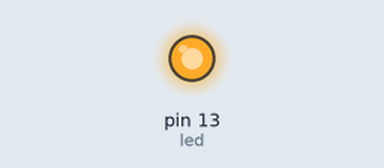
Recording of a sketch running on a simulated Arduino Uno, built with avr-gcc and run on an emulated ATmega328P. On the bench: output pins drawn as LEDs (lit = HIGH). Sleep ends after the set time or at an interrupt; what the sketch prints to the serial monitor is not drawn.

Above: at 5.1 s.
At 17.3 s:
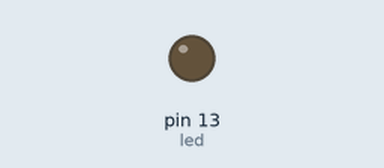
Timing chart, 0 to 33.1 s (numbered marks = the images above):
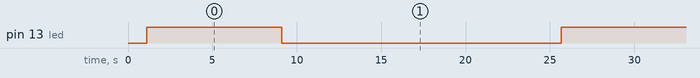

The sketch:

ARemote.ino
```cpp
// SENDER
#include <CmdMessenger.h>
#include <avr/sleep.h>
#include <avr/wdt.h>
#define sleepTime  2                       //number of 8 second sleep cycles

volatile byte wdt=0;                       //used to cound number of sleep cycles

String nodeLum = "\"Luminosity\"";
String nodeTemp = "\"Temperature\"";
int analogValueLuminosity;
int analogValueTemperature;
int led = 13;

String message;
int nodeId = 1;
int Sync_Coordinator = 5000;

char field_separator = '-';
char command_separator = ';';
CmdMessenger cmdMessenger = CmdMessenger(Serial, field_separator, command_separator);


// Commands we send from the Arduino to be received on the PC
enum
{
  kACK              = 1,
  kDATAREQUEST      = 2,
  kDATAANSWER       = 3,
  kSLEEPREQUEST     = 4,
  kNOTIFYAWAKE      = 5,
  kSEND_CMDS_END,
};


void ChangeSleepCallback()
{
  cmdMessenger.sendCmd(kACK, "ChangeSleep Received on Node 1");
  delay(100);
  while ( cmdMessenger.available() )
  {
    char buf[350] = { '\0' };
    cmdMessenger.copyString(buf, 350);
    if(buf[0])
    {
      //sleepTime = atoi(buf);
      cmdMessenger.sendCmd(kACK, buf);
      delay(100);
    }

  }
}

void DataRequestCallback()
{

    analogValueLuminosity = analogRead(1);
    analogValueTemperature = Thermister(analogRead(5));

    char charBuf[350];

    message = formatdata(nodeId, analogValueLuminosity, nodeLum);
    message.toCharArray(charBuf, 350);
    cmdMessenger.sendCmd(kDATAANSWER, charBuf);
    delay(Sync_Coordinator);

    message = formatdata(nodeId, analogValueTemperature, nodeTemp);
    message.toCharArray(charBuf, 350);
    cmdMessenger.sendCmd(kDATAANSWER, charBuf);
    delay(Sync_Coordinator);
}

void NotifyAwakeRequest()
{
    cmdMessenger.sendCmd(kNOTIFYAWAKE, "Node 1 awaked");
}

// ------------------ D E F A U L T  C A L L B A C K S -----------------------
void hello_end_device()
{
  cmdMessenger.sendCmd(kACK, "Hello from node 1");
    delay(100);
}

void unknownCmd()
{
  //nothing
}


void setup()
{
  pinMode(led, OUTPUT);
  Serial.begin(9600);


  cmdMessenger.discard_LF_CR(); // Useful if your terminal appends CR/LF, and you wish to remove them
  cmdMessenger.print_LF_CR();   // Make output more readable whilst debugging in Arduino Serial Monitor

  // Attach default / generic callback methods
  cmdMessenger.attach(unknownCmd);
  cmdMessenger.attach(kSLEEPREQUEST, ChangeSleepCallback);
  cmdMessenger.attach(kDATAREQUEST, DataRequestCallback);


  hello_end_device();

  delay(1000);

  Serial.begin(9600);

  setup_watchdog();                        // set prescaller and enable interrupt
  set_sleep_mode(SLEEP_MODE_PWR_DOWN);     // sleep mode is set here Power Down uses the least current
                                           // system clock is turned off, so millis won't be reliable!
  delay(10);
}

void loop()
{
  digitalWrite(led, HIGH); //turn led on while awake
  delay(3000);
  NotifyAwakeRequest();
  delay(Sync_Coordinator);
  cmdMessenger.feedinSerialData();
  system_sleep();

}

String formatdata(int id, int value, String nodeType)
{
    return String("{ \"nodeId\":" +  String(nodeId) + ", \"type\":" +  nodeType +  ", \"value\":" + String(value) +" }");
}

double Thermister(int RawADC) {
 double Temp;
 Temp = log(((10240000/RawADC) - 10000));
 Temp = 1 / (0.001129148 + (0.000234125 + (0.0000000876741 * Temp * Temp ))* Temp );
 Temp = Temp - 273.15;
 return Temp;
}

void system_sleep() {
  digitalWrite(led, LOW); //turn led on while awake
  ADCSRA |= (0<<ADEN);                     // disable ADC
  sleep_enable();                          // enable sleeping
  sleep_mode();                            // activate system sleep
  // sleeping ...
  // first action after leaving WDT Interrupt Vector:
  if (wdt > sleepTime) {                  // sleep for this number times 8 seconds
    sleep_disable();                       // disable sleep
    ADCSRA |= (1<<ADEN);                   // switch ADC on
    wdt = 0;                               // reset watchdog counter
    }else{
    system_sleep();                        // go back to sleep until it's time
  }
}

void setup_watchdog() {
cli(); //disable global interrupts
  MCUSR = 0x00;  //clear all reset flags
  //set WD_ChangeEnable and WD_resetEnable to alter the register
  WDTCSR |= (1<<WDCE) | (1<<WDE);   // this is a timed sequence to protect WDTCSR
  // set new watchdog timeout value to 1024K cycles (~8.0 sec)
  WDTCSR = (1<<WDP3) | (1<<WDP0);
  //enable watchdog interrupt
  WDTCSR |= (1<<WDIE);
sei(); //enable global interrupts
}

// Watchdog Interrupt Service Routine.
// Very first thing after sleep wakes with WDT Interrupt
ISR(WDT_vect) {
  wdt++;  // increment the watchdog timer
}
```

Measured:
- by itself, pin 13 (led): alternates HIGH for 8.0 s and LOW for 16.6 s
